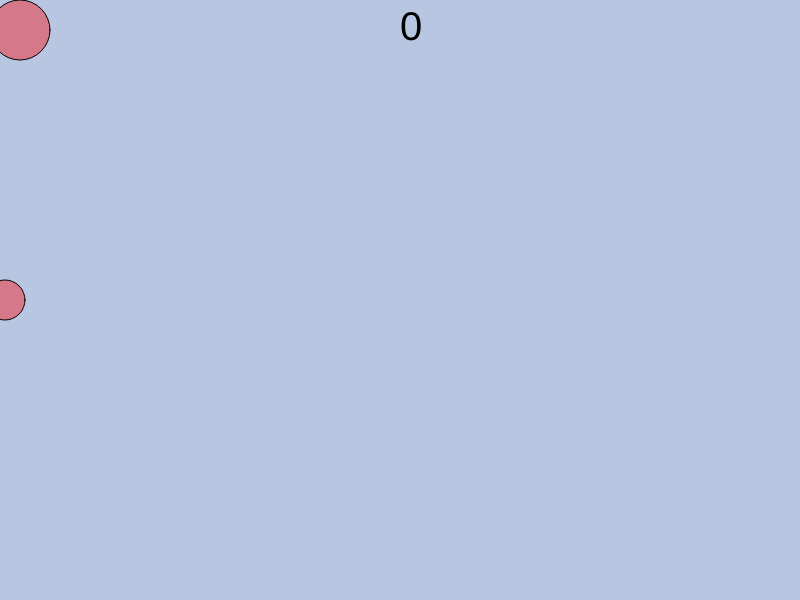
Frame 1 (no input)
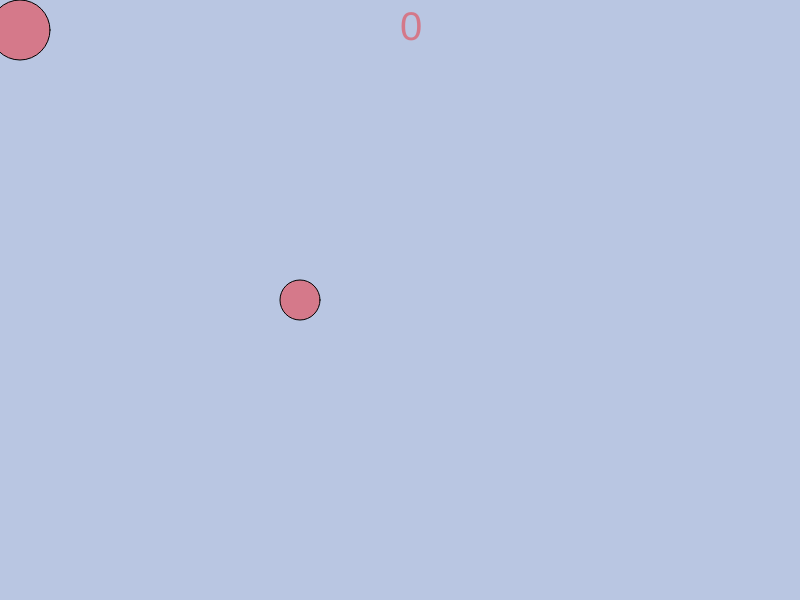
Frame 60 (no input)
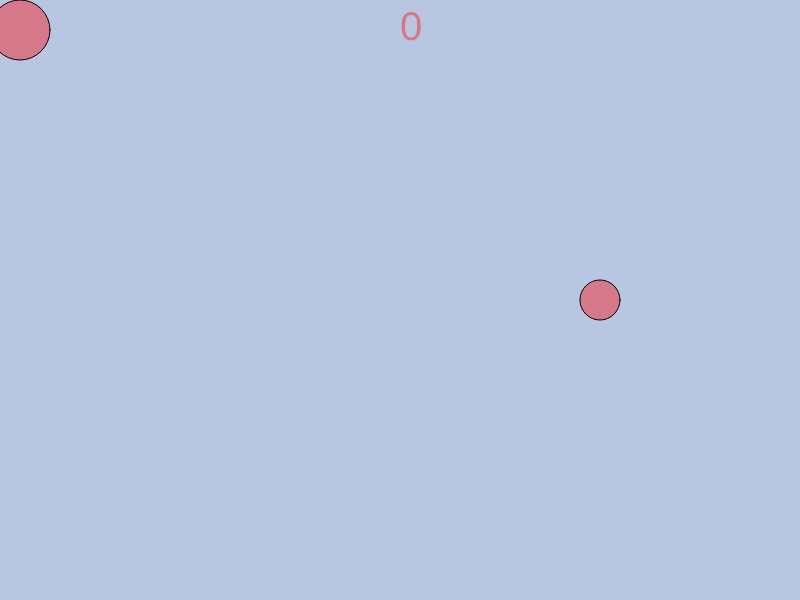
Frame 120 (the mouse pressed at the canvas centre since frame 60)

The p5.js sketch that drew these frames (run headless with seeded random() and noise() and a simulated clock; from frame 60 on, the mouse is pressed at the canvas centre):

// p5.js sketch
// ── sketch.js
var fx = 20;
var fy = 30;
var fs = 60;
var score = 0

var ex = 600
var ey = 450
var ed = 45

var speed = 20;
var speed2 = 5;
var xpos = 0;


function setup() {
  createCanvas(800,600);
}

function draw() {
  background(255);
  background(0,50,150,70);

  textSize(40);
  text(score, width/2, 40);

  ellipseMode(CENTER);
  xpos = xpos + speed2;
  if((xpos > width) || (xpos < 0))
  {
    speed2 = speed2 * -1;
  }
  fill(255,0,0,100);
  ellipse(xpos, 300, 40, 40);


   fill(255,0,0,100);
   ellipse(fx,fy,fs);

    if(keyIsPressed) {
  if(key == "w"){
    println("forward");
    fy-=speed;
  }
  if(key == "a"){
    println("left");
    fx-=speed;
  }
  if(key == "s"){
    println("back");
    fy+=speed;
  }
  if(key == "d"){
    println("right");
    fx+=speed;
  }


  }
}
